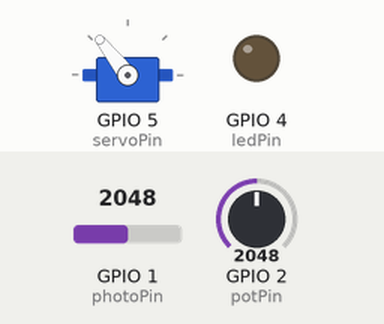
Bench run of a sketch on a simulated ESP32. Shown: servo, output pins drawn as LEDs (lit = HIGH). Inputs (shaded band) come from the test bench; at power-on: GPIO 2 (potPin) = 2048, GPIO 1 (photoPin) = 2048 (analog values on the 0–4095 scale). What the sketch prints to the serial monitor is not drawn.

Above: at 1.2 s.
1.3 s: GPIO 2 (potPin) set to 2212
At 1.8 s:
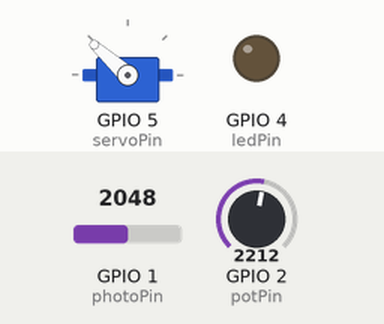
4.3 s: GPIO 2 (potPin) set to 2324
At 5.3 s:
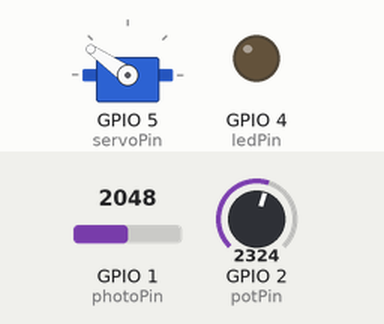
5.8 s: GPIO 2 (potPin) set to 0
At 6.5 s:
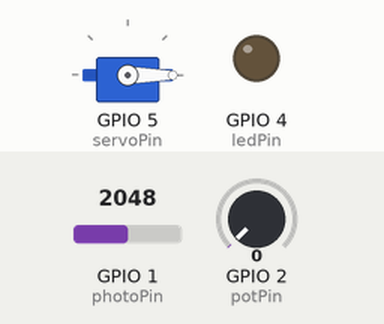
7.3 s: GPIO 2 (potPin) set to 142
At 7.6 s:
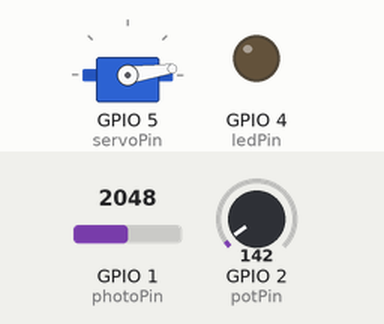
8.8 s: GPIO 2 (potPin) set to 172
At 9.9 s:
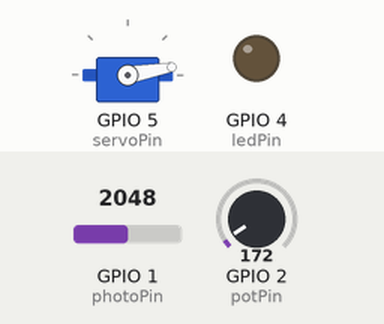
Timing chart, 0 to 11.8 s (numbered marks = the images above; inputs shaded):
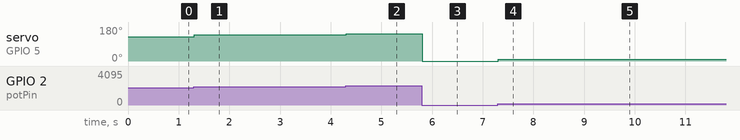

Measured:
- after the input at 1.3 s, servo on GPIO 5 (servoPin): 128° → 138° at once
- after the input at 4.3 s, servo on GPIO 5 (servoPin): 138° → 145° at once
- after the input at 5.8 s, servo on GPIO 5 (servoPin): 145° → 0° at once
- after the input at 7.3 s, servo on GPIO 5 (servoPin): 0° → 8° at once
- after the input at 8.8 s, servo on GPIO 5 (servoPin): 8° → 10° at once

The sketch:

rakinola_midtermProject.ino
```cpp
/*
Rukayat Akinola
Spring'25 - MTEC2280
Midterm Project Proposal & WIP

Description: I intend to use a pot to control a servo, with an arm extension.
The arm extension would act like a real hand obstructing a photocell.
The photocell like an annoyed sibling will return the servo arm away some predetermined degree
*/

#include <ESP32Servo.h>
Servo servo; // create Servo object

const int potPin = 2;
const int photoPin = 1;

const int ledPin = 4;
const int servoPin = 5;

int potvalue;
int photovalue;


void setup() {
  // put your setup code here, to run once:
  pinMode(ledPin, OUTPUT);
  servo.attach(servoPin);

  pinMode(potPin, INPUT);
  pinMode(photoPin, INPUT);


  analogReadResolution(8);
  Serial.begin(115200);

}

void loop() {
  // put your main code here, to run repeatedly:

  potvalue = analogRead(potPin);
  photovalue = analogRead(photoPin);
  int angle = map(potvalue, 0, 255, 0, 180);

  Serial.printf("Potpin = %i, ServoAngle = %i, Photocell = %i, \n", potvalue, angle, photovalue);
  servo.write(potvalue);

  //note: for WIP the photocell is not yet connected to the servoMotor
  // if(photovalue > 100){
  //   digitalWrite(ledPin, HIGH);
  //   delay(500);
  // }
  // else {
  //   digitalWrite(ledPin, LOW);
  // }


}
```
